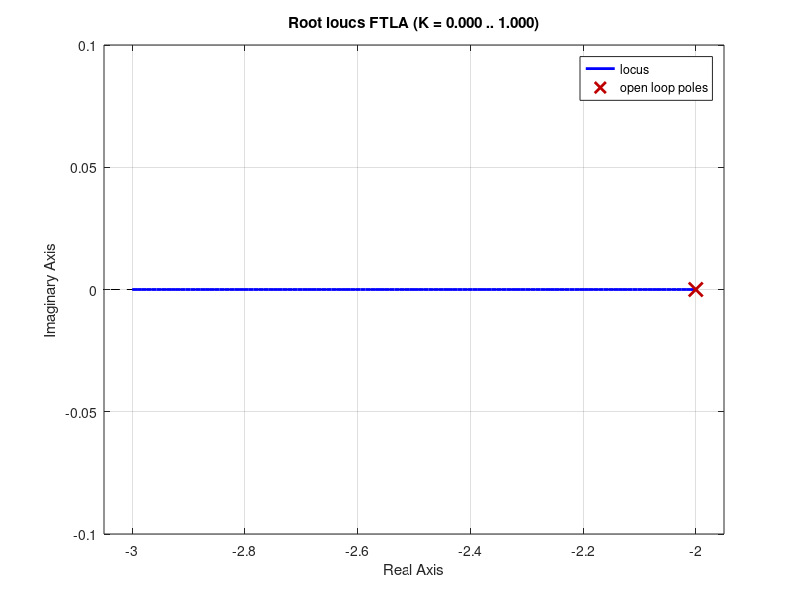
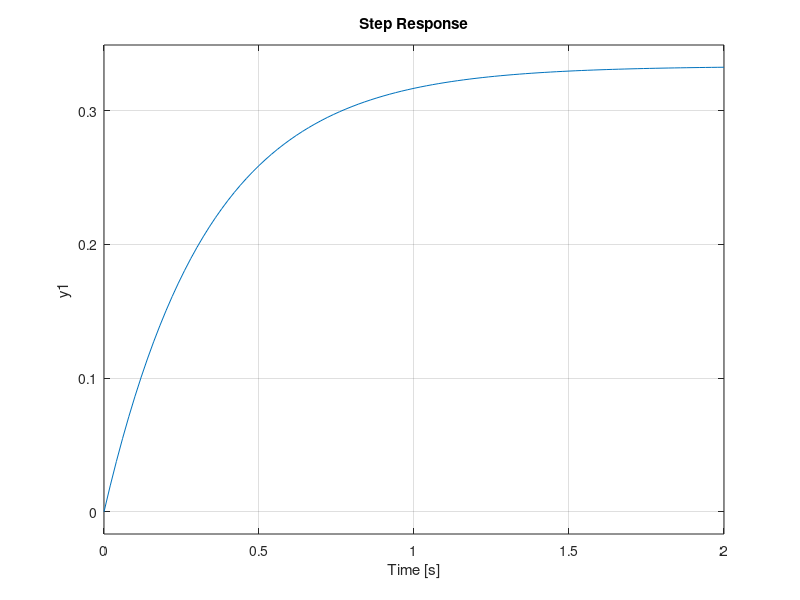

MATLAB code for these plots, in order:
k = 1;
num = [k];
den = [1 2];

FTLA = tf(num, den);
rlocus(FTLA);

FTLC = feedback(FTLA, 1);       % 1=H (retroalimentación)
figure(2);
step(FTLC);
